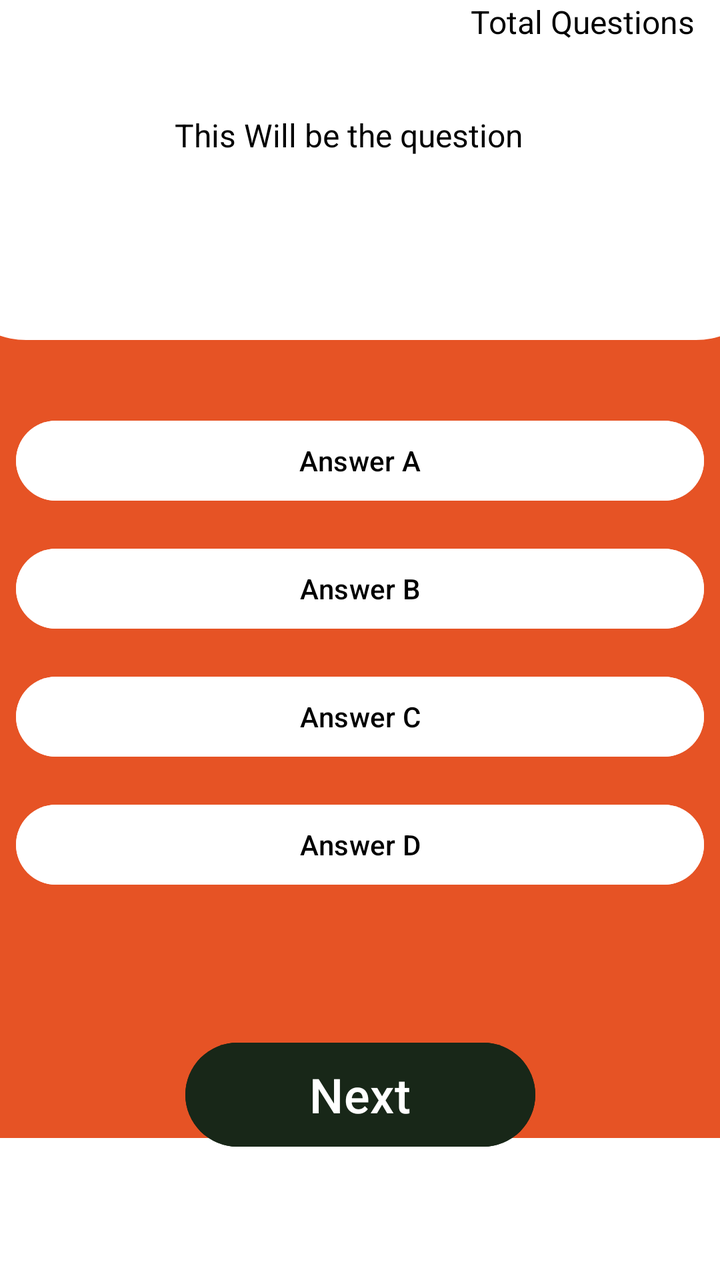
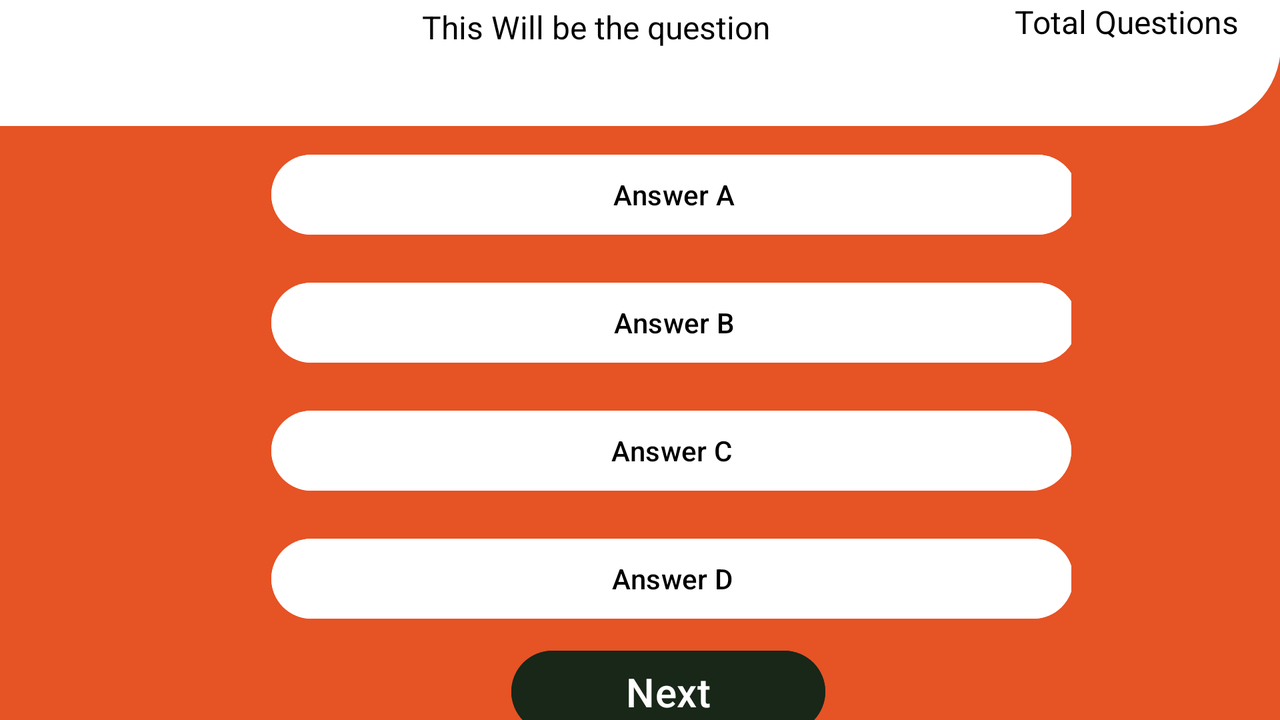

An Android layout and its configuration variant, each rendered on a device that would load it. The default file and the variant file are quoted in full after the pictures.
<!-- AndroidManifest.xml: application theme Theme.GameProject1 -->
<!-- res/layout/activity_quiz_question.xml -->
<?xml version="1.0" encoding="utf-8"?>
<androidx.constraintlayout.widget.ConstraintLayout xmlns:android="http://schemas.android.com/apk/res/android"
    xmlns:app="http://schemas.android.com/apk/res-auto"
    xmlns:tools="http://schemas.android.com/tools"
    android:layout_width="match_parent"
    android:layout_height="match_parent"
    android:background="@color/orange"
    tools:context=".QuizQuestion">

    <TextView
        android:id="@+id/rec"
        android:layout_width="415dp"
        android:layout_height="170dp"
        android:background="@drawable/question_box"
        android:textColor="#E8E3E3"
        app:layout_constraintBottom_toTopOf="@+id/question"
        app:layout_constraintEnd_toEndOf="parent"
        app:layout_constraintStart_toStartOf="parent"
        app:layout_constraintTop_toTopOf="parent"
        app:layout_constraintVertical_bias="0.0" />

    <TextView
        android:id="@+id/bottomRec"
        android:layout_width="421dp"
        android:layout_height="71dp"
        android:background="@drawable/box"
        android:textColor="#E8E3E3"
        app:layout_constraintBottom_toBottomOf="parent"
        app:layout_constraintEnd_toEndOf="parent"
        app:layout_constraintTop_toBottomOf="@+id/SubmitBtn"
        app:layout_constraintVertical_bias="1.0" />


    <TextView
        android:id="@+id/question"
        android:layout_width="324dp"
        android:layout_height="79dp"
        android:text="@string/text_Question"
        android:textAlignment="center"
        android:textColor="@color/black"
        android:textSize="16sp"
        app:layout_constraintBottom_toBottomOf="parent"
        app:layout_constraintEnd_toEndOf="parent"
        app:layout_constraintHorizontal_bias="0.344"
        app:layout_constraintStart_toStartOf="parent"
        app:layout_constraintTop_toTopOf="parent"
        app:layout_constraintVertical_bias="0.101" />

    <TextView
        android:id="@+id/totalQuestion"
        android:layout_width="118dp"
        android:layout_height="55dp"
        android:text="@string/totalQ"
        android:textColor="@color/black"
        android:textSize="16sp"
        app:layout_constraintBottom_toBottomOf="parent"
        app:layout_constraintEnd_toEndOf="parent"
        app:layout_constraintHorizontal_bias="0.972"
        app:layout_constraintStart_toStartOf="parent"
        app:layout_constraintTop_toTopOf="parent"
        app:layout_constraintVertical_bias="0.0" />


    <LinearLayout
        android:id="@+id/answersGroup"
        android:layout_width="match_parent"
        android:layout_height="wrap_content"
        android:orientation="vertical"
        app:layout_constraintBottom_toTopOf="@+id/SubmitBtn"
        app:layout_constraintEnd_toEndOf="parent"
        app:layout_constraintStart_toStartOf="parent"
        app:layout_constraintTop_toBottomOf="@+id/question">

        <Button
            android:id="@+id/ans_A"
            android:layout_width="match_parent"
            android:layout_height="wrap_content"
            android:layout_margin="8dp"
            android:backgroundTint="@color/white"
            android:onClick="ChoiceBtn"
            android:text="@string/ansA"
            android:textColor="@color/black" />

        <Button
            android:id="@+id/ans_B"
            android:layout_width="match_parent"
            android:layout_height="wrap_content"
            android:layout_margin="8dp"
            android:backgroundTint="@color/white"
            android:onClick="ChoiceBtn"
            android:text="@string/ansB"
            android:textColor="@color/black" />

        <Button
            android:id="@+id/ans_C"
            android:layout_width="match_parent"
            android:layout_height="wrap_content"
            android:layout_margin="8dp"
            android:backgroundTint="@color/white"
            android:onClick="ChoiceBtn"
            android:text="@string/ansC"
            android:textColor="@color/black" />


        <Button
            android:id="@+id/ans_D"
            android:layout_width="match_parent"
            android:layout_height="wrap_content"
            android:backgroundTint="@color/white"
            android:layout_margin="8dp"
            android:onClick="ChoiceBtn"
            android:text="@string/ansD"
            android:textColor="@color/black" />


    </LinearLayout>

    <Button
        android:id="@+id/SubmitBtn"
        android:layout_width="175dp"
        android:layout_height="60dp"
        android:backgroundTint="@color/dark_green"
        android:text="@string/btnSubmit"
        android:textColor="@color/white"
        android:textColorLink="@color/white"
        android:textSize="24sp"
        app:layout_constraintBottom_toBottomOf="parent"
        app:layout_constraintEnd_toEndOf="parent"
        app:layout_constraintStart_toStartOf="parent"
        app:layout_constraintTop_toBottomOf="@+id/answersGroup"
        app:layout_constraintVertical_bias="0.1" />

</androidx.constraintlayout.widget.ConstraintLayout>
<!-- resources referenced by this layout -->
<resources>
  <color name="black">#FF000000</color>
  <color name="dark_green">#182718</color>
  <color name="orange">#E65325</color>
  <color name="white">#FFFFFFFF</color>
  <!-- drawable box (drawable) -->
  <?xml version="1.0" encoding="utf-8"?>
  <selector xmlns:android="http://schemas.android.com/apk/res/android">
      <item>
          <shape android:shape= "rectangle">
              <solid android:color="#FFFFFF"> </solid>
          </shape>
      </item>
  </selector>
  <!-- drawable question_box (drawable) -->
  <?xml version="1.0" encoding="utf-8"?>
  <selector xmlns:android="http://schemas.android.com/apk/res/android">
      <item>
          <shape android:shape="rectangle">
              <solid android:color="@color/white" />
              <corners android:radius="0dp"
                  android:bottomLeftRadius="40dp"
                  android:bottomRightRadius="40dp"/>
          </shape>
      </item>
  </selector>
  <string name="ansA">Answer A</string>
  <string name="ansB">Answer B</string>
  <string name="ansC">Answer C</string>
  <string name="ansD">Answer D</string>
  <string name="btnSubmit">Next</string>
  <string name="text_Question">This Will be the question</string>
  <string name="totalQ">Total Questions</string>
  <style name="Theme.GameProject1" parent="Base.Theme.GameProject1" />
  <style name="Base.Theme.GameProject1" parent="Theme.Material3.DayNight.NoActionBar">
          
          
      </style>
</resources>
<!-- res/layout-land/activity_quiz_question.xml (the repository's variant of the layout above) -->
<!-- drawn on the phone turned sideways -->
<?xml version="1.0" encoding="utf-8"?>
<androidx.constraintlayout.widget.ConstraintLayout xmlns:android="http://schemas.android.com/apk/res/android"
    xmlns:app="http://schemas.android.com/apk/res-auto"
    xmlns:tools="http://schemas.android.com/tools"
    android:layout_width="match_parent"
    android:layout_height="match_parent"
    android:background="@color/orange"
    tools:context=".QuizQuestion">

    <TextView
        android:id="@+id/rec"
        android:layout_width="818dp"
        android:layout_height="63dp"
        android:background="@drawable/question_box"
        android:textColor="#E8E3E3"
        app:layout_constraintBottom_toTopOf="@+id/question"
        app:layout_constraintEnd_toEndOf="parent"
        app:layout_constraintHorizontal_bias="1.0"
        app:layout_constraintStart_toStartOf="parent"
        app:layout_constraintTop_toTopOf="parent"
        app:layout_constraintVertical_bias="0.0" />


    <TextView
        android:id="@+id/question"
        android:layout_width="521dp"
        android:layout_height="53dp"
        android:text="@string/text_Question"
        android:textAlignment="center"
        android:textColor="@color/black"
        android:textSize="16sp"
        app:layout_constraintBottom_toBottomOf="parent"
        app:layout_constraintEnd_toEndOf="parent"
        app:layout_constraintHorizontal_bias="0.316"
        app:layout_constraintStart_toStartOf="parent"
        app:layout_constraintTop_toTopOf="parent"
        app:layout_constraintVertical_bias="0.009" />

    <TextView
        android:id="@+id/totalQuestion"
        android:layout_width="118dp"
        android:layout_height="55dp"
        android:text="@string/totalQ"
        android:textColor="@color/black"
        android:textSize="16sp"
        app:layout_constraintBottom_toBottomOf="parent"
        app:layout_constraintEnd_toEndOf="parent"
        app:layout_constraintHorizontal_bias="0.972"
        app:layout_constraintStart_toStartOf="parent"
        app:layout_constraintTop_toTopOf="parent"
        app:layout_constraintVertical_bias="0.0" />


    <LinearLayout
        android:id="@+id/answersGroup"
        android:layout_width="408dp"
        android:layout_height="256dp"
        android:layout_marginTop="20dp"
        android:orientation="vertical"
        app:layout_constraintBottom_toTopOf="@+id/SubmitBtn"
        app:layout_constraintEnd_toEndOf="parent"
        app:layout_constraintHorizontal_bias="0.551"
        app:layout_constraintStart_toStartOf="parent"
        app:layout_constraintTop_toBottomOf="@+id/question">

        <Button
            android:id="@+id/ans_A"
            android:layout_width="403dp"
            android:layout_height="wrap_content"
            android:layout_margin="8dp"
            android:backgroundTint="@color/white"
            android:onClick="ChoiceBtn"
            android:text="@string/ansA"
            android:textColor="@color/black" />

        <Button
            android:id="@+id/ans_B"
            android:layout_width="403dp"
            android:layout_height="wrap_content"
            android:layout_margin="8dp"
            android:backgroundTint="@color/white"
            android:onClick="ChoiceBtn"
            android:text="@string/ansB"
            android:textColor="@color/black" />

        <Button
            android:id="@+id/ans_C"
            android:layout_width="400dp"
            android:layout_height="wrap_content"
            android:layout_margin="8dp"
            android:backgroundTint="@color/white"
            android:onClick="ChoiceBtn"
            android:text="@string/ansC"
            android:textColor="@color/black" />


        <Button
            android:id="@+id/ans_D"
            android:layout_width="401dp"
            android:layout_height="wrap_content"
            android:layout_margin="8dp"
            android:backgroundTint="@color/white"
            android:onClick="ChoiceBtn"
            android:text="@string/ansD"
            android:textColor="@color/black" />


    </LinearLayout>

    <Button
        android:id="@+id/SubmitBtn"
        android:layout_width="157dp"
        android:layout_height="49dp"
        android:backgroundTint="@color/dark_green"
        android:text="@string/btnSubmit"
        android:textColor="@color/white"
        android:textColorLink="@color/white"
        android:textSize="20sp"
        app:layout_constraintBottom_toBottomOf="parent"
        app:layout_constraintEnd_toEndOf="parent"
        app:layout_constraintHorizontal_bias="0.529"
        app:layout_constraintStart_toStartOf="parent"
        app:layout_constraintTop_toBottomOf="@+id/answersGroup"
        app:layout_constraintVertical_bias="0.1" />

</androidx.constraintlayout.widget.ConstraintLayout>
<!-- resources referenced by the variant -->
<!-- as the phone turned sideways resolves them -->
<resources>
  <color name="black">#FF000000</color>
  <color name="dark_green">#182718</color>
  <color name="orange">#E65325</color>
  <color name="white">#FFFFFFFF</color>
  <!-- drawable question_box (drawable) -->
  <?xml version="1.0" encoding="utf-8"?>
  <selector xmlns:android="http://schemas.android.com/apk/res/android">
      <item>
          <shape android:shape="rectangle">
              <solid android:color="@color/white" />
              <corners android:radius="0dp"
                  android:bottomLeftRadius="40dp"
                  android:bottomRightRadius="40dp"/>
          </shape>
      </item>
  </selector>
  <string name="ansA">Answer A</string>
  <string name="ansB">Answer B</string>
  <string name="ansC">Answer C</string>
  <string name="ansD">Answer D</string>
  <string name="btnSubmit">Next</string>
  <string name="text_Question">This Will be the question</string>
  <string name="totalQ">Total Questions</string>
  <style name="Theme.GameProject1" parent="Base.Theme.GameProject1" />
  <style name="Base.Theme.GameProject1" parent="Theme.Material3.DayNight.NoActionBar">
          
          
      </style>
</resources>
